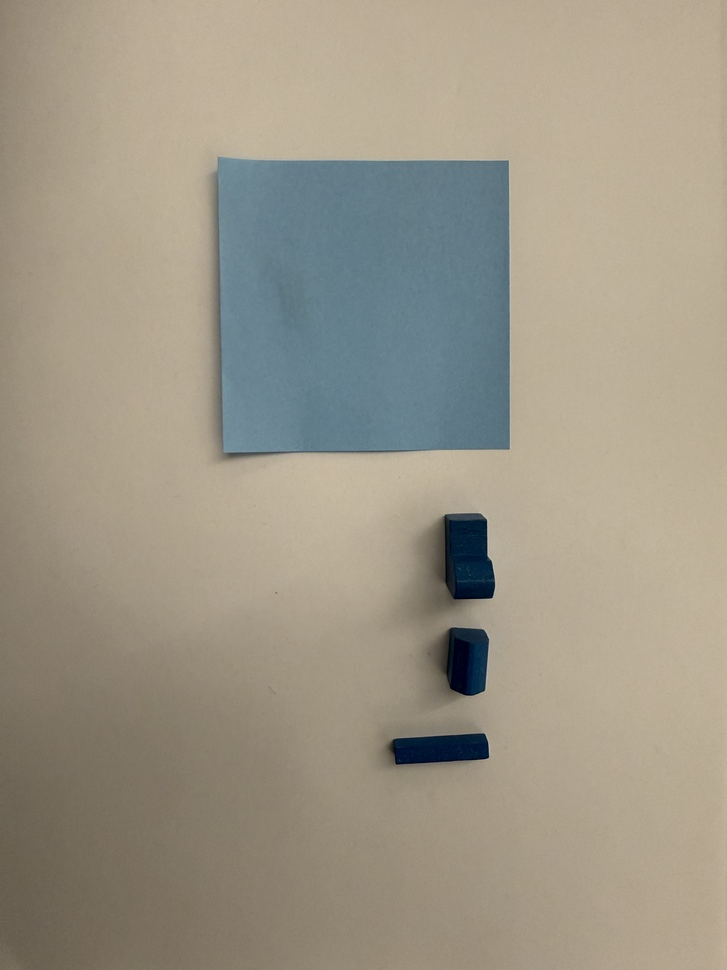
#> input picture board_forge/data/sample_images/IMG_5004.JPG, 727 x 970 px, shrunk from 3024 x 4032 before the run, found by its file name
$ python piece_dimensions.py   (older library calls are emulated)
#> lines starting #> are read from the running program, lines starting #| are printed output that depends on the picture; after the words box and inside, x2 and y2 are one past the last pixel; in counts of white or black regions, pixels touching at a corner belong together
# import the necessary packages
from scipy.spatial import distance as dist
from imutils import perspective
from imutils import contours
import numpy as np
import argparse
import imutils
import cv2

disp = False

def midpoint(ptA, ptB):
    return ((ptA[0] + ptB[0]) * 0.5, (ptA[1] + ptB[1]) * 0.5)

def piece_dims(image_file, width = 19.05, num_pieces=-1):
#> called with width = 76, num_pieces = 4
    img = cv2.imread(image_file)
#> img is the input picture: shape (970, 727, 3); mean B, G, R 134.8, 150.8, 157.9
    gray = cv2.cvtColor(img, cv2.COLOR_BGR2GRAY)
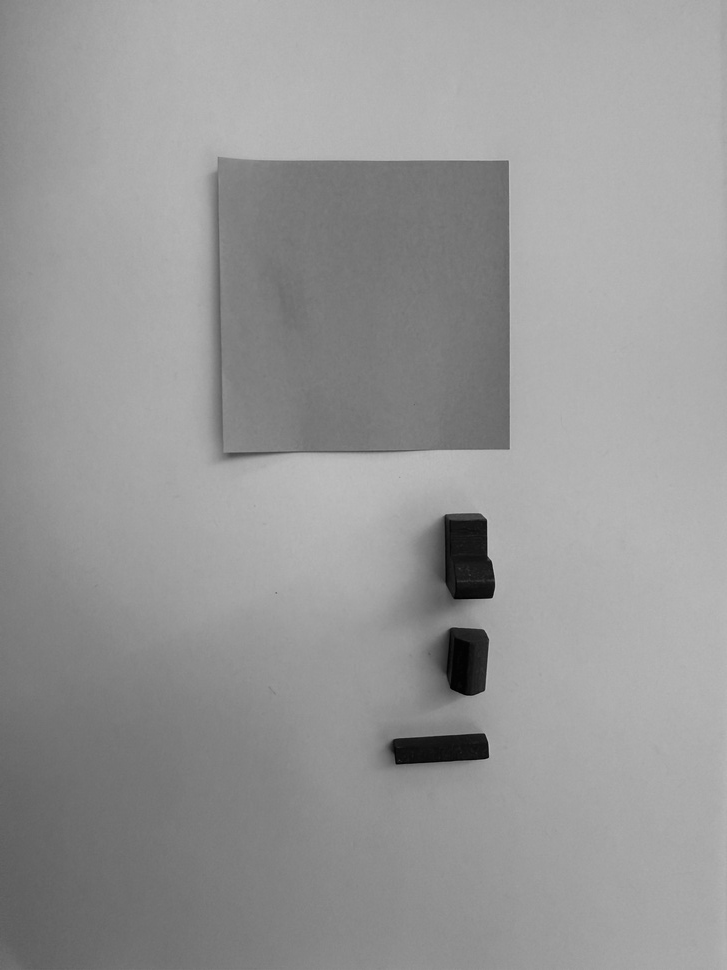
#> gray: shape (970, 727); min 1, max 191, mean 151.1
    gray = cv2.GaussianBlur(gray, (7, 7), 0)
    edged = cv2.Canny(gray, 50, 100)
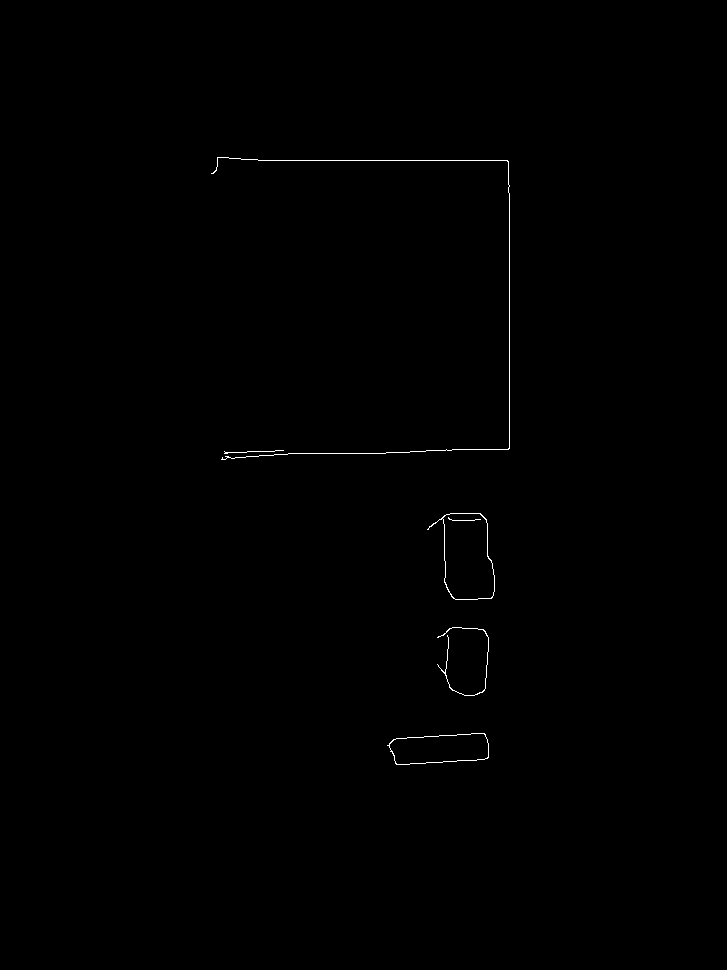
#> edged: shape (970, 727); 0.25% white in thin lines or dots, all inside (x1, y1, x2, y2) = (211, 157, 510, 765)
    edged = cv2.dilate(edged, None, iterations=1)
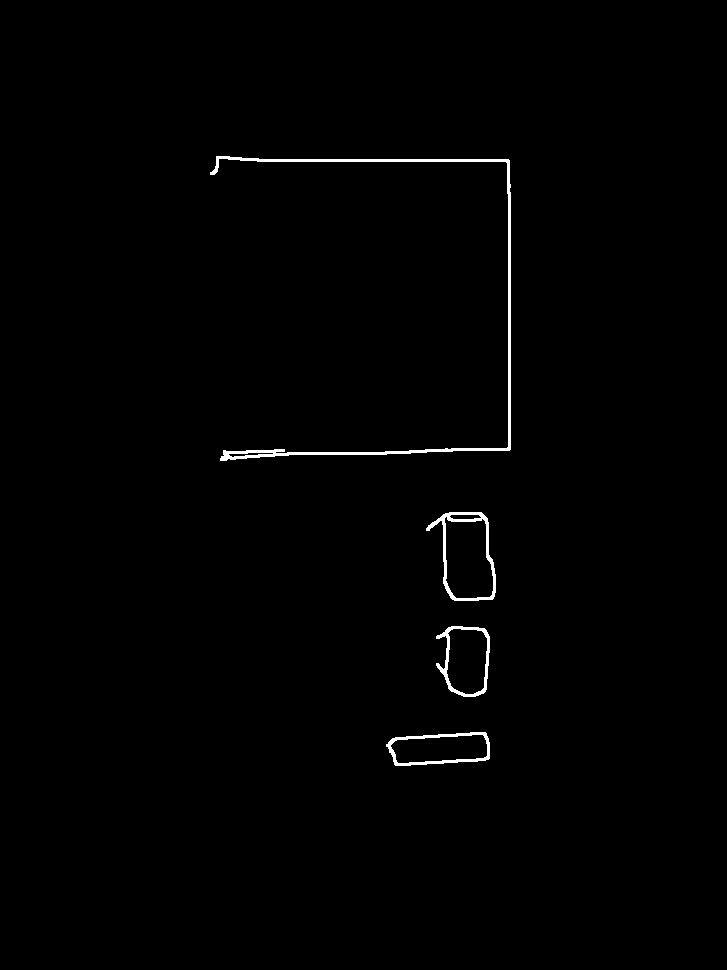
#> edged: shape (970, 727); 0.77% white; 4 white regions, box (x1, y1, x2, y2) and area: (210, 156, 511, 461) 2931, (426, 512, 496, 601) 1006, (386, 732, 490, 766) 770, (436, 626, 490, 697) 737
    edged = cv2.erode(edged, None, iterations=1)
    if disp:
        cv2.imshow("Image", edged)
        cv2.waitKey(0)
    cnts = cv2.findContours(edged.copy(), cv2.RETR_EXTERNAL,
        cv2.CHAIN_APPROX_SIMPLE)
#> cnts = 4 contours; box (x1, y1, x2, y2) and area: (427, 513, 495, 600) 3819, (437, 627, 489, 696) 2558, (387, 733, 489, 765) 2488, (211, 157, 510, 460) 254
    cnts = imutils.grab_contours(cnts)
    (cnts, _) = contours.sort_contours(cnts)
    pixelsPerMetric = None
    dims = []
    for c in sorted(cnts, key= lambda c: get_area(c), reverse=True)[:num_pieces]:
        orig = img.copy()
        box = cv2.minAreaRect(c)
        box = cv2.cv.BoxPoints(box) if imutils.is_cv2() else cv2.boxPoints(box)
        box = np.array(box, dtype="int")
        box = perspective.order_points(box)
        cv2.drawContours(orig, [box.astype("int")], -1, (0, 255, 0), 2)
        for (x, y) in box:
            cv2.circle(orig, (int(x), int(y)), 5, (0, 0, 255), -1)
        (tl, tr, br, bl) = box
        (tltrX, tltrY) = midpoint(tl, tr)
        (blbrX, blbrY) = midpoint(bl, br)
        (tlblX, tlblY) = midpoint(tl, bl)
        (trbrX, trbrY) = midpoint(tr, br)
        if disp:
            cv2.circle(orig, (int(tltrX), int(tltrY)), 5, (255, 0, 0), -1)
            cv2.circle(orig, (int(blbrX), int(blbrY)), 5, (255, 0, 0), -1)
            cv2.circle(orig, (int(tlblX), int(tlblY)), 5, (255, 0, 0), -1)
            cv2.circle(orig, (int(trbrX), int(trbrY)), 5, (255, 0, 0), -1)
            # draw lines between the midpoints
            cv2.line(orig, (int(tltrX), int(tltrY)), (int(blbrX), int(blbrY)),
                (255, 0, 255), 2)
            cv2.line(orig, (int(tlblX), int(tlblY)), (int(trbrX), int(trbrY)),
                (255, 0, 255), 2)

        dA = dist.euclidean((tltrX, tltrY), (blbrX, blbrY))
        dB = dist.euclidean((tlblX, tlblY), (trbrX, trbrY))

        if pixelsPerMetric is None:
            pixelsPerMetric = dB / width

        dimA = dA / pixelsPerMetric
        dimB = dB / pixelsPerMetric
        dims.append((dimA, dimB))

        if disp:
            cv2.putText(orig, "{:.1f}mm".format(dimA),
        (int(tltrX - 15), int(tltrY - 10)), cv2.FONT_HERSHEY_SIMPLEX,
        0.65, (255, 255, 255), 2)
            cv2.putText(orig, "{:.1f}mm".format(dimB),
                (int(trbrX + 10), int(trbrY)), cv2.FONT_HERSHEY_SIMPLEX,
                0.65, (255, 255, 255), 2)
            cv2.imshow("Image", orig)
            cv2.waitKey(0)
    return dims

def get_area(c):
    box = cv2.minAreaRect(c)
#> box = ((364.3, 303), (297.4, 302.1), -2)
    box = cv2.cv.BoxPoints(box) if imutils.is_cv2() else cv2.boxPoints(box)
#> box = ((221, 459.1), (210.4, 157.2), (507.7, 146.8), (518.2, 448.7))
    box = np.array(box, dtype="int")
#> box = [[221, 459], [210, 157], [507, 146], [518, 448]]
    box = perspective.order_points(box)
#> box = [[210, 157], [507, 146], [518, 448], [221, 459]]
    (tl, tr, br, bl) = box
#> tl = [210, 157]; tr = [507, 146]; br = [518, 448]; bl = [221, 459]
    (tltrX, tltrY) = midpoint(tl, tr)
#> tltrX = 358.5; tltrY = 151.5
    (blbrX, blbrY) = midpoint(bl, br)
#> blbrX = 369.5; blbrY = 453.5
    (tlblX, tlblY) = midpoint(tl, bl)
#> tlblX = 215.5; tlblY = 308
    (trbrX, trbrY) = midpoint(tr, br)
#> trbrX = 512.5; trbrY = 297
    dA = dist.euclidean((tltrX, tltrY), (blbrX, blbrY))
#> dA = 302.2
    dB = dist.euclidean((tlblX, tlblY), (trbrX, trbrY))
#> dB = 297.2
    return dA * dB


if __name__ == "__main__":
    #FOR TESTING
    file_name = "/Users/idoavnon/Documents/Programming/UW/556/board-forge/board_forge/data/sample_images/IMG_5004.JPG"
    print(piece_dims(file_name, 76, 4))
#> the loop in piece_dims, `for c in sorted(cnts, key= lambda c: get_area(c), reverse=True)[:num_p..` made 4 passes
#> (tl, tr, br, bl, tltrX, tltrY, blbrX, blbrY) on pass 1: ([210, 157], [507, 146], [518, 448], [221, 459], 358.5, 151.5, 369.5, 453.5)
#> (tl, tr, br, bl, tltrX, tltrY, blbrX, blbrY) on passes 2 to 4: ([425, 516], [485, 508], [496, 597], [437, 605], 455, 512, 466.5, 601), ([437, 627], [488, 627], [488, 695], [437, 695], 462.5, 627, 462.5, 695), ([386, 738], [487, 732], [488, 759], [388, 765], 436.5, 735, 438, 762)
#> after the loop in piece_dims, `for c in sorted(cnts, key= lambda c: get_area(c), reverse=True)[:num_p..`: dims = [(77.28, 76), (22.95, 15.35), (17.39, 13.04), (6.92, 25.75)]; pixelsPerMetric = 3.91

$ run again, with board_forge/data/sample_images/IMG_5002.JPG copied over board_forge/data/sample_images/IMG_5004.JPG
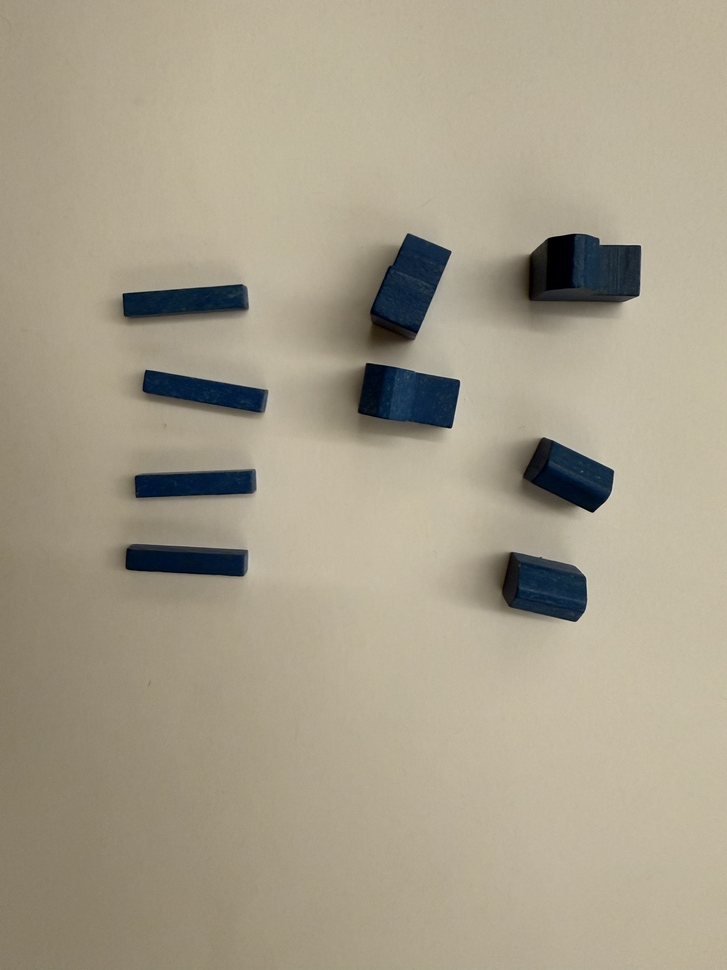
#> input picture board_forge/data/sample_images/IMG_5002.JPG, 727 x 970 px, shrunk from 3024 x 4032 before the run, found by its file name
#> in piece_dims, img is the input picture: shape (970, 727, 3); mean B, G, R 138.9, 158.4, 166.9
#> in piece_dims, `gray = cv2.cvtColor(img, cv2.COLOR_BGR2GRAY)`:
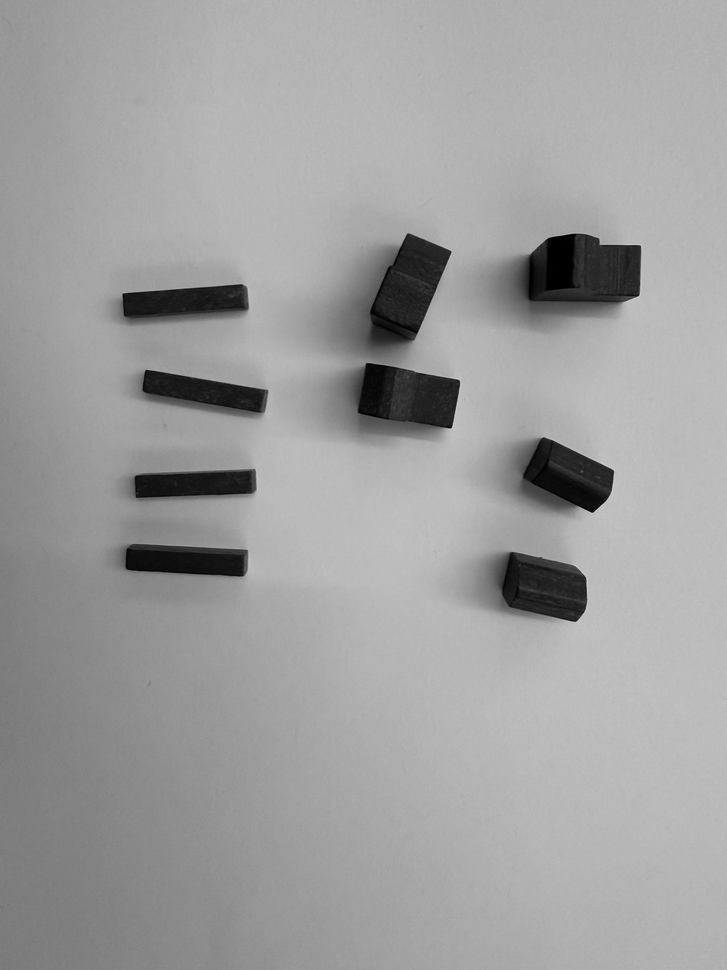
#> gray: shape (970, 727); min 0, max 210, mean 158.8
#> in piece_dims, `edged = cv2.dilate(edged, None, iterations=1)`:
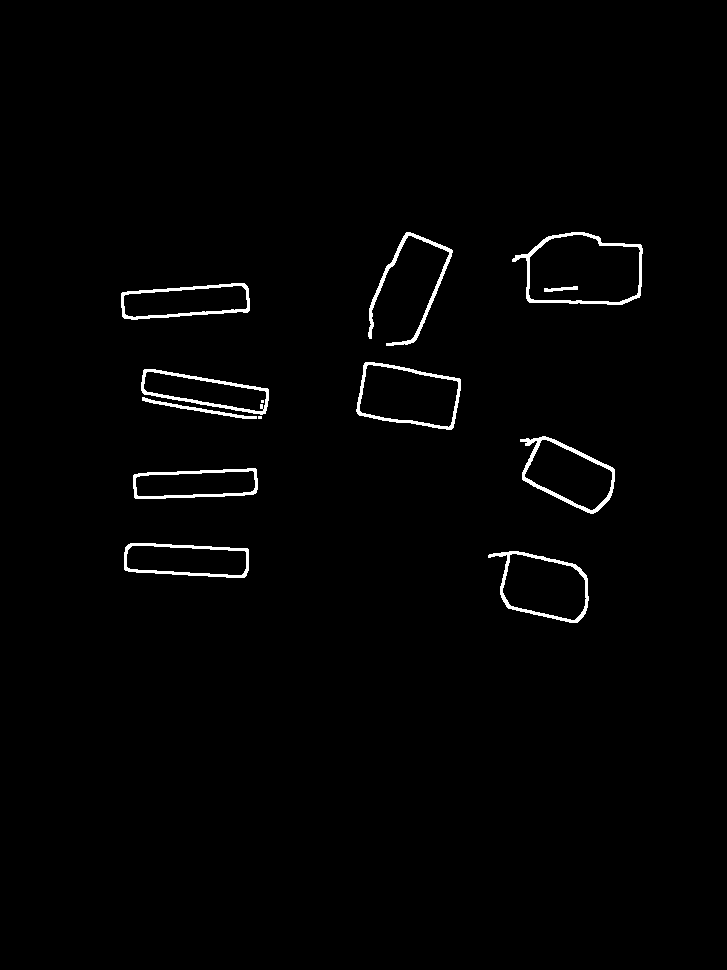
#> edged: shape (970, 727); 1.3% white; 13 white regions (2 under 20 px), largest, box (x1, y1, x2, y2) and area: (512, 232, 643, 305) 1158, (368, 232, 453, 346) 1067, (520, 436, 615, 514) 1052
#> cnts = 11 contours, 2 with area under 20; largest, box (x1, y1, x2, y2) and area: (513, 233, 642, 304) 6827, (357, 363, 460, 429) 4893, (489, 552, 588, 622) 4442, (521, 437, 614, 513) 4030, (125, 544, 248, 577) 3252
#> in get_area, `box = cv2.minAreaRect(c)`: box = ((184.9, 300.9), (126.2, 27.83), -3.64)
#> in get_area, `box = cv2.cv.BoxPoints(box) if imutils.is_cv2() else cv2.boxPoints(box)`: box = ((122.8, 318.8), (121, 291.1), (247, 283), (248.8, 310.8))
#> in get_area, `box = np.array(box, dtype="int")`: box = [[122, 318], [121, 291], [246, 283], [248, 310]]
#> in get_area, `box = perspective.order_points(box)`: box = [[121, 291], [246, 283], [248, 310], [122, 318]]
#> in get_area, `(tl, tr, br, bl) = box`: tl = [121, 291]; tr = [246, 283]; br = [248, 310]; bl = [122, 318]
#> in get_area, `(tltrX, tltrY) = midpoint(tl, tr)`: tltrX = 183.5; tltrY = 287
#> in get_area, `(blbrX, blbrY) = midpoint(bl, br)`: blbrX = 185; blbrY = 314
#> in get_area, `(tlblX, tlblY) = midpoint(tl, bl)`: tlblX = 121.5; tlblY = 304.5
#> in get_area, `(trbrX, trbrY) = midpoint(tr, br)`: trbrX = 247; trbrY = 296.5
#> in get_area, `dA = dist.euclidean((tltrX, tltrY), (blbrX, blbrY))`: dA = 27.04
#> in get_area, `dB = dist.euclidean((tlblX, tlblY), (trbrX, trbrY))`: dB = 125.8
#> the loop in piece_dims, `for c in sorted(cnts, key= lambda c: get_area(c), reverse=True)[:num_p..` made 4 passes
#> (tl, tr, br, bl, tltrX, tltrY, blbrX, blbrY) on pass 1: ([513, 231], [641, 234], [639, 303], [511, 300], 577, 232.5, 575, 301.5)
#> after the loop in piece_dims, `for c in sorted(cnts, key= lambda c: get_area(c), reverse=True)[:num_p..`: dims = [(40.97, 76), (66.25, 32.19), (33.42, 62.65), (31.86, 58.06)]; pixelsPerMetric = 1.68
